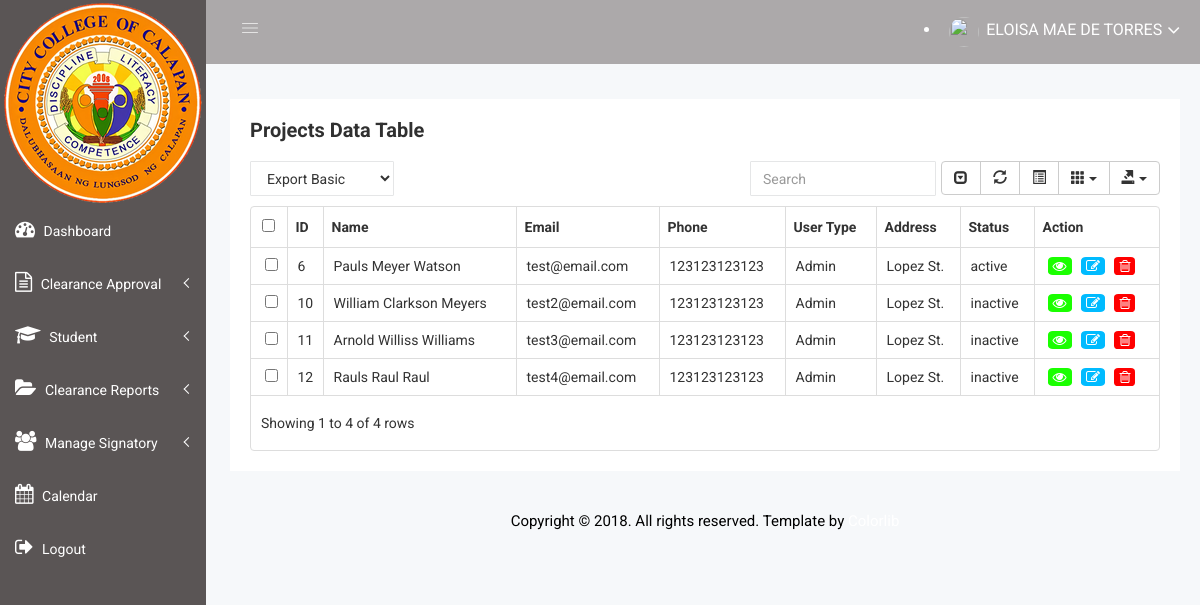
The page /studUi/studprofile.php on the database its author committed.
### tables this page shows
CREATE TABLE IF NOT EXISTS `users` (
  `id` int NOT NULL AUTO_INCREMENT,
  `email` varchar(255) NOT NULL,
  `password` varchar(255) NOT NULL,
  `user_type` varchar(255) DEFAULT NULL,
  `status` varchar(255) NOT NULL,
  `created_at` date NOT NULL,
  `updated_at` date NOT NULL,
  PRIMARY KEY (`id`)
);

CREATE TABLE IF NOT EXISTS `borrowers` (
  `id` int NOT NULL AUTO_INCREMENT,
  `first_name` varchar(255) NOT NULL,
  `middle_name` varchar(255) DEFAULT NULL,
  `last_name` varchar(255) NOT NULL,
  `course` varchar(255) DEFAULT NULL,
  `year_level` varchar(255) DEFAULT NULL,
  `contact` varchar(255) DEFAULT NULL,
  `street` varchar(255) DEFAULT NULL,
  `barangay` varchar(255) DEFAULT NULL,
  `city` varchar(255) DEFAULT NULL,
  `province` varchar(255) DEFAULT NULL,
  `postal_code` varchar(255) DEFAULT NULL,
  `profile_pic` varchar(255) DEFAULT NULL,
  `created_at` date DEFAULT NULL,
  `updated_at` date DEFAULT NULL,
  PRIMARY KEY (`id`)
);

### studUi/studprofile.php (the view, shortened to what this page needs)
<?php
    require_once(ABSPATH . 'includes/layout/header.php');
    require_once(ABSPATH . 'includes/layout/sidebar.php');
    $sql = "SELECT DISTINCT USERS.id, first_name, middle_name, last_name, email, contact, user_type, street, barangay, city, province, postal_code, status, profile_pic
    FROM USERS, BORROWERS WHERE borrowers.id = users.id order by id";
    $result = mysqli_query($db, $sql);
    if (mysqli_num_rows($result) > 0) {
 ?>
        <div class="data-table-area mg-b-15">
            <div class="container-fluid">
                <div class="row">
                    <div class="col-lg-12 col-md-12 col-sm-12 col-xs-12">
                        <div class="sparkline13-list">
                            <div class="sparkline13-hd">
                                <div class="main-sparkline13-hd">
                                    <h1>Projects <span class="table-project-n">Data</span> Table</h1>
                                </div>
                            </div>
                            <div class="sparkline13-graph">
                                <div class="datatable-dashv1-list custom-datatable-overright">
                                    <div id="toolbar">
                                        <select class="form-control dt-tb">
                                          <option value="">Export Basic</option>
                                        </select>
                                    </div>
                                    <table id="table" data-toggle="table" data-pagination="true" data-search="true" data-show-columns="true" data-show-pagination-switch="true" data-show-refresh="true" data-key-events="true" data-show-toggle="true" data-resizable="true" data-cookie="true"
                                        data-cookie-id-table="saveId" data-show-export="true" data-click-to-select="true" data-toolbar="#toolbar">
                                        <thead>
                                            <tr>
                                                <th data-field="id">ID</th>
                                                <th data-field="name">Name</th>
                                                <th data-field="email">Email</th>
                                                <th data-field="contact">Phone</th>
                                                <th data-field="complete">User Type</th>
                                                <th data-field="task">Address</th>
                                                <th data-field="date">Status</th>
                                                <th data-field="action">Action</th>
                                            </tr>
                                        </thead>
                                        <tbody>
                                            <?php
                                              while($row = mysqli_fetch_array($result)) {
                                            ?>
                                            <tr>
                                                <td><?php echo $row["id"]; ?></td>
                                                <td><?php echo $row["first_name"]; echo " "; echo $row["middle_name"]; echo " "; echo $row["last_name"]; ?></td>
                                                <td><?php echo $row["email"]; ?></td>
                                                <td><?php echo $row["contact"]; ?></td>
                                                <td><?php echo $row["user_type"]; ?></td>
                                                <td><?php echo $row["street"]; ?></td>
                                                <td><?php echo $row["status"]; ?></td>
                                                <td>
                                                    <a href="add-user.php?id=<?php echo $row["id"]; ?>" style="background: #1aff00"><i class="fa fa-eye" aria-hidden="true"></i></a>
                                                    <a href="edit-user.php?id=<?php echo $row["id"]; ?>" class="edit" style="background: #00bbff"><i class="fa fa-pencil-square-o update"></i></a>
                                                    <a href="#deleteEmployeeModal" class="delete" data-id="<?php echo $row['id']; ?>" data-toggle="modal" style="background: #ff0000">
                                                        <i class="fa fa-trash-o" aria-hidden="true" data-toggle="tooltip" title="Delete"></i>
                                                    </a>
                                                </td>
                                            </tr>
                                            <?php
                                                    }
                                                }else{
                                                    echo "No result found";
                                                }
                                            ?>
                                        </tbody>
                                    </table>
                                </div>
                            </div>
                        </div>
                    </div>
                </div>
            </div>
        </div>
        <div class="footer-copyright-area">
            <div class="container-fluid">
                <div class="row">
                    <div class="col-lg-12 col-md-12 col-sm-12 col-xs-12">
                        <div class="footer-copy-right">
                            <p>Copyright © 2018. All rights reserved. Template by <a href="https://colorlib.com/wp/templates/">Colorlib</a></p>
                        </div>
                    </div>
                </div>
            </div>
        </div>
    </div>
</body>
</html>

### includes/layout/header.php (shortened to what this page needs)
<!doctype html>
<html class="no-js" lang="en">
<head>
    <link rel="stylesheet" href="css/ui-studpf.css">
    <link rel="stylesheet" href="css/bootstrap.min.css">
    <link rel="stylesheet" href="css/font-awesome.min.css">
    <link rel="stylesheet" href="css/owl.carousel.css">
    <link rel="stylesheet" href="css/owl.theme.css">
    <link rel="stylesheet" href="css/owl.transitions.css">
    <link rel="stylesheet" href="css/animate.css">
    <link rel="stylesheet" href="css/normalize.css">
    <link rel="stylesheet" href="css/meanmenu.min.css">
    <link rel="stylesheet" href="css/main.css">
    <link rel="stylesheet" href="css/educate-custon-icon.css">
    <link rel="stylesheet" href="css/morrisjs/morris.css">
    <link rel="stylesheet" href="css/scrollbar/jquery.mCustomScrollbar.min.css">
    <link rel="stylesheet" href="css/metisMenu/metisMenu.min.css">
    <link rel="stylesheet" href="css/metisMenu/metisMenu-vertical.css">
    <link rel="stylesheet" href="css/calendar/fullcalendar.min.css">
    <link rel="stylesheet" href="css/calendar/fullcalendar.print.min.css">
    <link rel="stylesheet" href="css/modals.css">
    <link rel="stylesheet" href="css/form/all-type-forms.css">
    <link rel="stylesheet" href="css/editor/select2.css">
    <link rel="stylesheet" href="css/editor/datetimepicker.css">
    <link rel="stylesheet" href="css/editor/bootstrap-editable.css">
    <link rel="stylesheet" href="css/editor/x-editor-style.css">
    <link rel="stylesheet" href="css/data-table/bootstrap-table.css">
    <link rel="stylesheet" href="css/data-table/bootstrap-editable.css">
    <link rel="stylesheet" href="css/dropzone/dropzone.css">
    <link rel="stylesheet" href="style.css">
    <link rel="stylesheet" href="css/responsive.css">
    <link rel="stylesheet" href="css/profile-pic-style.css">
</head>
<body>

### includes/layout/sidebar.php (shortened to what this page needs)
<div class="left-sidebar-pro">
    <nav id="sidebar" class="">
        <div class="sidebar-header">
            <a href="#"><img class="main-logo" src="img/logo/LOGINLogo.png" alt="" /></a>
        </div>
        <div class="left-custom-menu-adp-wrap comment-scrollbar">
            <nav class="sidebar-nav left-sidebar-menu-pro">
                <ul class="metismenu" id="menu1">
                    <li>
                        <a href="dashboard.php">
                        <span class="fa fa-tachometer icon-wrap" aria-hidden="true"></span>
                        <span class="mini-click-non" > Dashboard</span>
			</a>
                    </li>
                    <li>
                        <a class="has-arrow" href="all-students.html" aria-expanded="false">
                            <i class="fa fa-file-text-o icon-wrap" aria-hidden="true"></i>
                            <span class="mini-click-non">Clearance Approval</span>
                        </a>
                    </li>
                    <li>
                        <a class="has-arrow" href="all-courses.html" aria-expanded="false">
                            <i class="fa fa-graduation-cap icon-wrap" aria-hidden="true"></i>
                            <span class="mini-click-non">Student</span>
                        </a>
                    </li>
                    <li>
                        <a class="has-arrow" href="" aria-expanded="false">
                            <span class="fa fa-folder-open icon-wrap" aria-hidden="true"></span>
                            <span class="mini-click-non">Clearance Reports</span>
                        </a>
                    </li>
                    <li>
                        <a class="has-arrow" href="#" aria-expanded="false">
                            <span class="fa fa-users icon-wrap" aria-hidden="true"></span>
                            <span class="mini-click-non">Manage Signatory</span>
                        </a>
                    </li>
                    <li class="active">
                        <a title="Landing Page" href="calendar.php" aria-expanded="false">
                            <span class="fa fa-calendar icon-wrap" aria-hidden="true"></span>
                            <span class="mini-click-non">Calendar</span>
                        </a>
                    </li>
                    <li class="active">
                        <a title="Landing Page" href="login -sample.php" aria-expanded="false">
                            <span class="fa fa-sign-out icon-wrap" aria-hidden="true"></span>
                            <span class="mini-click-non">Logout</span>
                        </a>
                    </li>
                </ul>
            </nav>
        </div>
    </nav>
</div>
<div class="all-content-wrapper">
    <div class="header-advance-area">
        <div class="header-top-area">
            <div class="container-fluid">
                <div class="row">
                    <div class="col-lg-12 col-md-12 col-sm-12 col-xs-12">
                        <div class="header-top-wraper">
                            <div class="row">
                                <div class="col-lg-1 col-md-0 col-sm-1 col-xs-12">
                                    <div class="menu-switcher-pro">
                                        <button type="button" id="sidebarCollapse" class="btn bar-button-pro header-drl-controller-btn btn-info navbar-btn">
									<i class="educate-icon educate-nav"></i>
								</button>
                                    </div>
                                </div>
                                <div class="col-lg-6 col-md-7 col-sm-6 col-xs-12">
                                    <div class="header-top-menu tabl-d-n">
                                        <ul class="nav navbar-nav mai-top-nav">
                                            <li class="nav-item"><a href="#" class="nav-link"></a>
                                            </li>
                                        </ul>
                                    </div>
                                </div>
                                <div class="col-lg-5 col-md-5 col-sm-12 col-xs-12">
                                    <div class="header-right-info">
                                        <ul class="nav navbar-nav mai-top-nav header-right-menu">
                                            <li class="nav-item"><a href="#" data-toggle="dropdown" role="button" aria-expanded="false" class="nav-link dropdown-toggle"><span class="indicator-nt"></span></a>
                                            </li>
                                            <li class="nav-item">
                                                <a href="#" data-toggle="dropdown" role="button" aria-expanded="false" class="nav-link dropdown-toggle">
											<img src="img/profile/<?php echo $_SESSION['user']['profile_pic']; ?>" alt="" />
											<span class="admin-name">ELOISA MAE DE TORRES</span>
											<i class="fa fa-angle-down edu-icon edu-down-arrow"></i>
										</a>
                                            </li>
                                        </ul>
                                    </div>
                                </div>
                            </div>
                        </div>
                    </div>
                </div>
            </div>
        </div>
        <div class="breadcome-area">
            <div class="container-fluid">
                <div class="row">
                    <div class="col-lg-12 col-md-12 col-sm-12 col-xs-12">
                        <div class="breadcome-list">
                            <div class="row">
                                <div class="col-lg-6 col-md-6 col-sm-6 col-xs-12">
                                </div>
                                <div class="col-lg-6 col-md-6 col-sm-6 col-xs-12">
                                    <ul class="breadcome-menu">
                                    </ul>
                                </div>
                            </div>
                        </div>
                    </div>
                </div>
            </div>
        </div>
    </div>

### css/main.css (style rules this page uses)
html { color: #222; font-size: 1em; line-height: 1.4; }
audio, canvas, iframe, img, svg, video { vertical-align: middle; }

### css/metisMenu/metisMenu-vertical.css (style rules this page uses)
.sidebar-nav { background: #fff; }
.sidebar-nav ul { padding: 0; margin: 0; list-style: none; background: #f5f5f5; }
.sidebar-nav .metismenu { background: #fff; display: -webkit-box; display: -ms-flexbox; display: flex; -webkit-box-orient: vertical; -webkit-box-direction: normal; -ms-flex-direction: column; flex-direction: column; }
.sidebar-nav .metismenu li + li { margin-top: 5px; }
.sidebar-nav .metismenu li:last-child { margin-bottom: 5px; }
.sidebar-nav .metismenu > li { display: -webkit-box; display: -ms-flexbox; display: flex; -webkit-box-orient: vertical; -webkit-box-direction: normal; -ms-flex-direction: column; flex-direction: column; position: relative; }
.sidebar-nav .metismenu a { position: relative; display: block; padding: 13px 15px; color: #444; outline-width: 0; transition: all .3s ease-out; font-size:14px; font-weight:400; }
.sidebar-nav .metismenu li .icon-wrap { margin-right:5px; font-size:20px; color:#ffffff; }

### rows shown on the page
users: id "6", borrowers.first_name "Pauls", borrowers.middle_name "Meyer", borrowers.last_name "Watson", email "test@email.com", borrowers.contact "123123123123", user_type "Admin", borrowers.street "Lopez St.", status "active"
users: id "10", borrowers.first_name "William", borrowers.middle_name "Clarkson", borrowers.last_name "Meyers", email "test2@email.com", borrowers.contact "123123123123", user_type "Admin", borrowers.street "Lopez St.", status "inactive"
users: id "11", borrowers.first_name "Arnold", borrowers.middle_name "Williss", borrowers.last_name "Williams", email "test3@email.com", borrowers.contact "123123123123", user_type "Admin", borrowers.street "Lopez St.", status "inactive"
users: id "12", borrowers.first_name "Rauls", borrowers.middle_name "Raul", borrowers.last_name "Raul", email "test4@email.com", borrowers.contact "123123123123", user_type "Admin", borrowers.street "Lopez St.", status "inactive"
